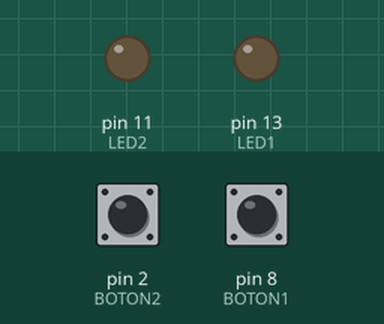
Recording of a sketch running on a simulated Arduino Uno, built with avr-gcc and run on an emulated ATmega328P. Parts: output pins drawn as LEDs (lit = HIGH). The inputs (shaded band) are chosen by the test bench; at power-on: pin 2 (BOTON2) LOW, pin 8 (BOTON1) LOW.

Above: at 1.2 s.
1.3 s: pin 2 (BOTON2) pulled HIGH for 0.15 s
At 1.37 s:
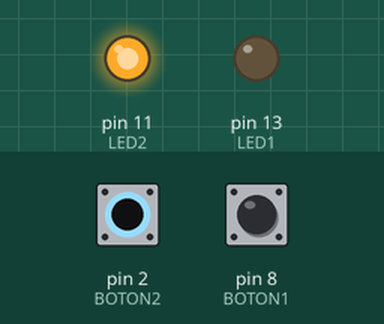
2.9 s: pin 8 (BOTON1) pulled HIGH for 0.15 s
At 2.97 s:
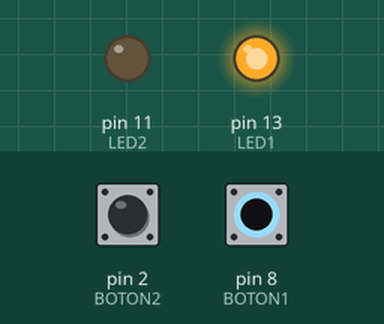
4.5 s: pin 8 (BOTON1) pulled HIGH for 3.2 s
At 8.0 s:
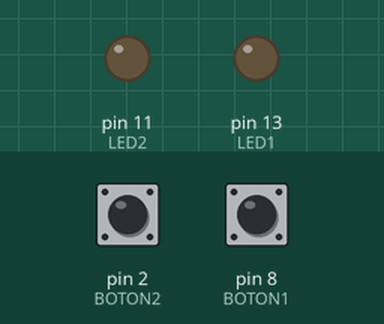
9.2 s: pin 2 (BOTON2) pulled HIGH for 3.2 s
At 10.4 s:
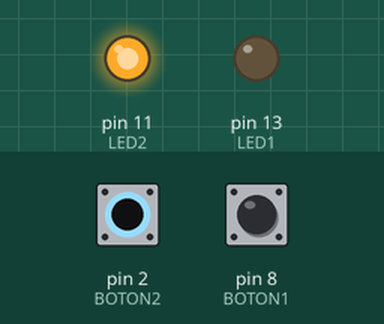
13.9 s: pin 2 (BOTON2) driven HIGH and pin 8 (BOTON1) driven HIGH
At 15.1 s:
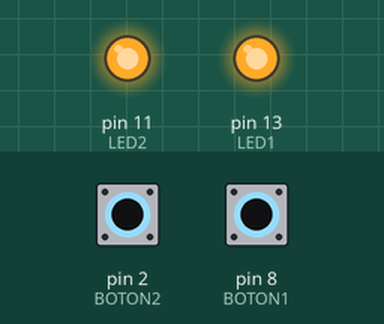
Timing chart, 0 to 16.4 s (numbered marks = the images above; inputs shaded):
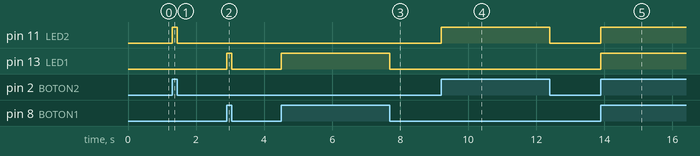

Measured:
- after the input at 1.3 s, pin 11 (LED2): LOW → HIGH at once, → LOW 0.15 s later
- after the input at 2.9 s, pin 13 (LED1): LOW → HIGH at once, → LOW 0.15 s later
- after the input at 4.5 s, pin 13 (LED1): LOW → HIGH at once, → LOW 3.2 s later
- after the input at 9.2 s, pin 11 (LED2): LOW → HIGH at once, → LOW 3.2 s later
- after the input at 13.9 s, pin 11 (LED2), pin 13 (LED1): LOW → HIGH at once

The sketch:

14.ino
```cpp
// C++ code
//
void setup()
{
  pinMode(13, OUTPUT);  //LED1
  pinMode(8, INPUT);  //BOTON1
  pinMode(11, OUTPUT);  //LED2
  pinMode(2, INPUT);  //BOTON2
}

void loop()
{
  if (digitalRead(8) == HIGH)   //Pregunta si el boton1 esta activado
  {
    digitalWrite(13, HIGH);     //SI: encendemos el led1
  }
  else if(digitalRead(8) == LOW)  //Pregunta si el boton1 esta desactivado
  {
    digitalWrite(13, LOW);      //SI: apagamos el led1
  }

  if (digitalRead(2) == HIGH)   //Pregunta si el boton2 esta activado
  {
    digitalWrite(11, HIGH);     //SI: encendemos el led2
  }
  else if(digitalRead(2) == LOW)  //Pregunta si el boton2 esta desactivado
  {
    digitalWrite(11, LOW);      //SI: apagamos el led2
  }
}
```
